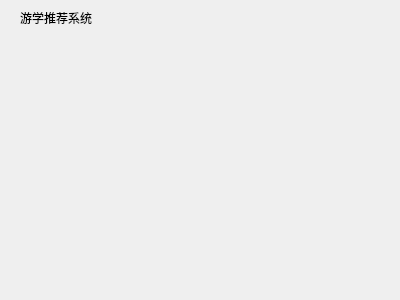
<?xml version="1.0" encoding="UTF-8"?>
<ui version="4.0">
 <class>Dialog</class>
 <widget class="QDialog" name="Dialog">
  <property name="geometry">
   <rect>
    <x>0</x>
    <y>0</y>
    <width>400</width>
    <height>300</height>
   </rect>
  </property>
  <property name="windowTitle">
   <string>Dialog</string>
  </property>
  <widget class="QLabel" name="label">
   <property name="geometry">
    <rect>
     <x>20</x>
     <y>10</y>
     <width>191</width>
     <height>16</height>
    </rect>
   </property>
   <property name="text">
    <string>游学推荐系统</string>
   </property>
  </widget>
 </widget>
 <resources/>
 <connections/>
</ui>
